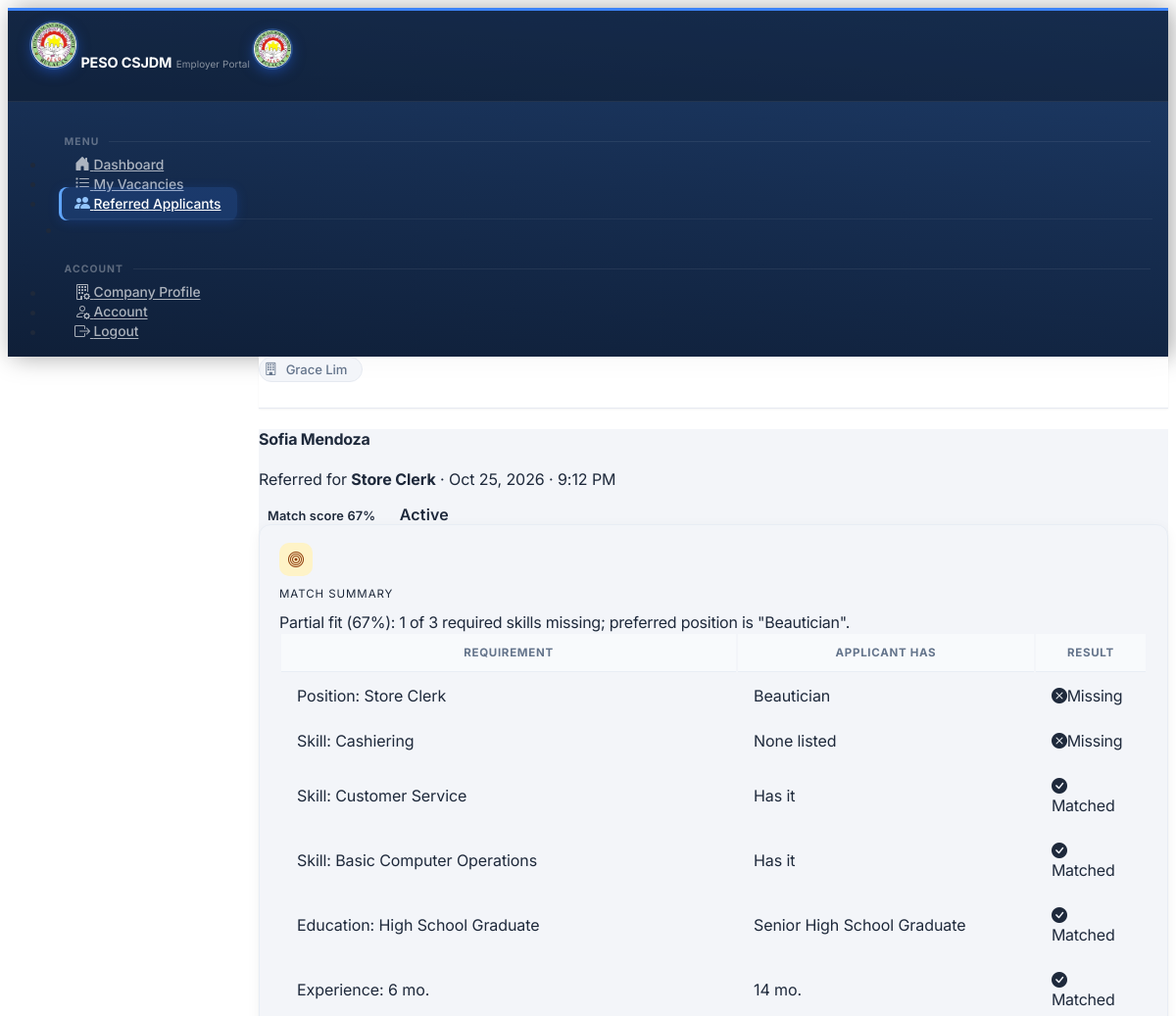
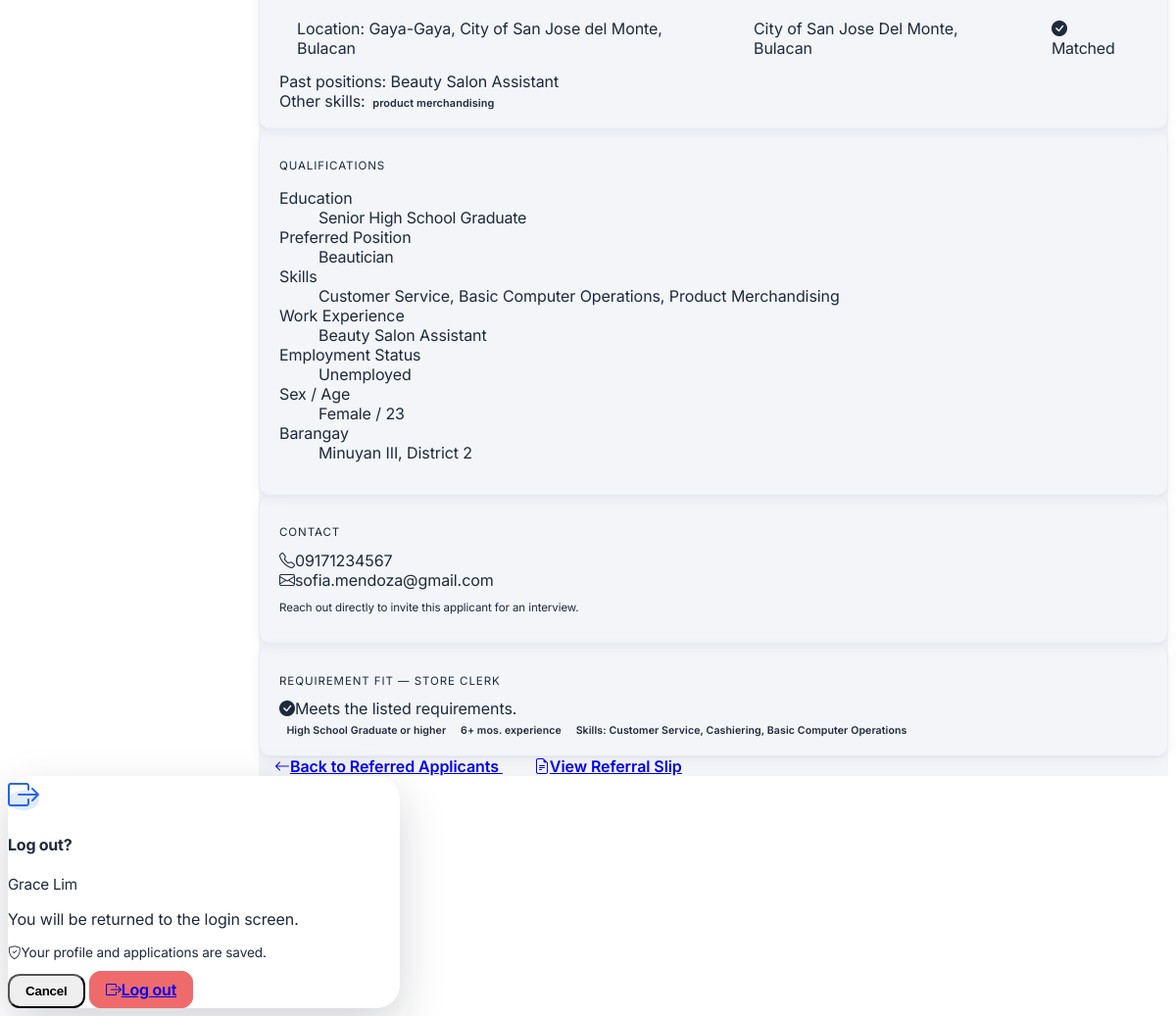
The page /employer/referred/17 (signed in) on the database its author committed (2 pictures, top to bottom).
### tables this page shows
CREATE TABLE "applicants" (
                applicant_id                 INTEGER  PRIMARY KEY AUTOINCREMENT,
                first_name         TEXT     NOT NULL,
                last_name          TEXT     NOT NULL,
                sex                TEXT,
                age                INTEGER,
                barangay           TEXT,
                district           TEXT,
                employment_status  TEXT     DEFAULT 'Unemployed',
                is_pwd             INTEGER  DEFAULT 0,
                educ_level         TEXT     NOT NULL,
                preferred_position TEXT     NOT NULL,
                skills             TEXT     NOT NULL,
                work_experience    TEXT,
                user_id            INTEGER  REFERENCES users(user_id),
                created_at         DATETIME DEFAULT CURRENT_TIMESTAMP,
                is_archived        INTEGER  DEFAULT 0
            , birthdate DATE, contact_number TEXT, middle_name TEXT, suffix TEXT, civil_status TEXT, address_line TEXT, city TEXT, province TEXT, height_cm TEXT, religion TEXT, tin TEXT, landline TEXT, disability TEXT, is_4ps INTEGER DEFAULT 0, household_id TEXT, is_wodp INTEGER DEFAULT 0, is_dswd_foodstamp INTEGER DEFAULT 0, is_caregiver INTEGER DEFAULT 0, is_ofw INTEGER DEFAULT 0, ofw_country TEXT, is_former_ofw INTEGER DEFAULT 0, former_ofw_country TEXT, ofw_return_date TEXT, employed_type TEXT, unemployed_reason TEXT, job_search_months INTEGER, pref_work_local TEXT, pref_work_overseas TEXT, languages TEXT, education TEXT, trainings TEXT, eligibilities TEXT, work_history TEXT, other_skills TEXT, certified INTEGER DEFAULT 0, certified_at DATETIME, photo TEXT);

CREATE TABLE job_vacancies (
            vacancy_id                   INTEGER  PRIMARY KEY AUTOINCREMENT,
            employer_name        TEXT     NOT NULL,
            job_title            TEXT     NOT NULL,
            occupational_category TEXT    NOT NULL,
            is_local             INTEGER  DEFAULT 1,
            is_active            INTEGER  DEFAULT 1,
            created_at           DATETIME DEFAULT CURRENT_TIMESTAMP
        , employer_id INTEGER REFERENCES users(user_id), application_deadline DATE, req_gender TEXT DEFAULT 'Any', req_age_min INTEGER, req_age_max INTEGER, req_education TEXT, req_documents TEXT, req_experience_months INTEGER, salary_min INTEGER, salary_max INTEGER, salary_period TEXT, job_location TEXT, req_skills TEXT, requirements_deadline DATE, interview_date DATE, interview_time TEXT, interview_date_end DATE, interview_time_end TEXT, location_type TEXT, venue_address TEXT, max_applicants INTEGER);

CREATE TABLE referrals (
            referral_id           INTEGER  PRIMARY KEY AUTOINCREMENT,
            applicant_id INTEGER  NOT NULL,
            vacancy_id   INTEGER  NOT NULL,
            referred_by  INTEGER  NOT NULL,
            referred_at  DATETIME DEFAULT CURRENT_TIMESTAMP,
            status       TEXT     DEFAULT 'referred',
            notes        TEXT, suitability_score REAL, reject_reason TEXT,
            FOREIGN KEY (applicant_id) REFERENCES applicants(applicant_id),
            FOREIGN KEY (vacancy_id)   REFERENCES job_vacancies(vacancy_id),
            FOREIGN KEY (referred_by)  REFERENCES users(user_id)
        );

CREATE TABLE "users" (
                user_id            INTEGER PRIMARY KEY AUTOINCREMENT,
                full_name     TEXT    NOT NULL,
                email         TEXT    UNIQUE NOT NULL,
                password_hash TEXT    NOT NULL,
                role          TEXT    DEFAULT 'admin',
                is_active     INTEGER DEFAULT 1,
                created_at    DATETIME DEFAULT CURRENT_TIMESTAMP
            );

### app.py (the view)
@app.route('/employer/referred/<int:rid>')
@employer_required
def employer_referred_detail(rid):
    emp = _get_my_employer()
    if not emp or not emp['is_approved']:
        return redirect(url_for('employer_profile'))
    db = get_db()
    r = db.execute('''
        SELECT r.referral_id, r.suitability_score AS score,
               r.status AS ref_status, r.referred_at AS ref_at, r.reject_reason,
               a.first_name, a.last_name, a.sex, a.age, a.barangay, a.district,
               a.employment_status, a.is_pwd, a.educ_level, a.preferred_position,
               a.skills, a.work_experience, a.work_history, a.contact_number,
               jv.job_title, jv.occupational_category,
               jv.req_gender, jv.req_age_min, jv.req_age_max, jv.req_education,
               jv.req_experience_months, jv.req_skills,
               u.email AS applicant_email
        FROM referrals r
        JOIN applicants a     ON r.applicant_id = a.applicant_id
        JOIN job_vacancies jv ON r.vacancy_id   = jv.vacancy_id
        LEFT JOIN users u     ON a.user_id       = u.user_id
        WHERE r.referral_id=? AND jv.employer_id=?
    ''', (rid, session['user_id'])).fetchone()
    if not r:
        flash('Referred applicant not found.', 'danger')
        return redirect(url_for('employer_referred'))
    ids = db.execute('SELECT applicant_id, vacancy_id FROM referrals WHERE referral_id=?', (rid,)).fetchone()
    ap_full = db.execute('SELECT * FROM applicants WHERE applicant_id=?', (ids['applicant_id'],)).fetchone()
    vac_full = db.execute('SELECT * FROM job_vacancies WHERE vacancy_id=?', (ids['vacancy_id'],)).fetchone()
    cmp_rows, cmp_summary, extra_skills, past_positions = employer_comparison(vac_full, ap_full, r['score'])
    return render_template('employer/referred_detail.html', r=r,
                           chips=req_summary(r), warnings=req_warnings(r, r, viewer='employer'),
                           fit_key=fit_tier(r['score'])[0], cmp_rows=cmp_rows, cmp_summary=cmp_summary,
                           extra_skills=extra_skills, past_positions=past_positions)

### templates/employer/referred_detail.html (shortened to what this page needs)
{% extends 'base_employer.html' %}
{% block content %}
<div class="d-flex align-items-center justify-content-between flex-wrap gap-2 mb-4">
  <div>
    <h4 class="fw-bold mb-0">{{ r.first_name }} {{ r.last_name }}</h4>
    <p class="text-muted small mb-0">Referred for <strong>{{ r.job_title }}</strong> · {{ r.ref_at|friendly_dt }}</p>
  </div>
  <div class="d-flex align-items-center gap-2">
    {% if r.score is not none %}
    <span class="badge bg-primary-subtle text-primary-emphasis" style="font-size:.8rem;">Match score {{ '%.0f'|format(r.score * 100) }}%</span>
    {% endif %}
    {% if r.ref_status == 'cancelled' %}
    <span class="badge bg-danger-subtle text-danger-emphasis">Withdrawn</span>
    {% elif r.ref_status == 'rejected' %}
    <span class="badge bg-danger-subtle text-danger-emphasis">Not selected{% if r.reject_reason %}: {{ r.reject_reason }}{% endif %}</span>
    {% else %}
    <span class="badge bg-success-subtle text-success-emphasis">Active</span>
    {% endif %}
  </div>
</div>
<div class="card shadow-sm border-0 mb-3 cmp-card" style="border-radius:12px;">
  <div class="card-body p-4">
    <div class="d-flex align-items-start gap-2 mb-3">
      <span class="cmp-pill cmp-{{ fit_key }}"><i class="bi bi-bullseye"></i></span>
      <div>
        <p class="fw-semibold text-muted mb-1" style="font-size:.72rem;letter-spacing:.08em;text-transform:uppercase;">Match summary</p>
        <div class="fw-semibold">{{ cmp_summary }}</div>
      </div>
    </div>
    <div class="table-responsive">
    <table class="table table-sm align-middle mb-0 small">
      <thead><tr class="text-muted"><th>Requirement</th><th>Applicant has</th><th class="text-end">Result</th></tr></thead>
      <tbody>
      {% for req, has, state in cmp_rows %}
      <tr>
        <td>{{ req }}</td>
        <td class="text-muted">{{ has }}</td>
        <td class="text-end">
          {% if state == 'ok' %}<span class="text-success fw-semibold"><i class="bi bi-check-circle-fill me-1"></i>Matched</span>
          {% elif state == 'partial' %}<span class="text-warning-emphasis fw-semibold"><i class="bi bi-dash-circle-fill me-1"></i>Partial</span>
          {% else %}<span class="text-danger fw-semibold"><i class="bi bi-x-circle-fill me-1"></i>Missing</span>{% endif %}
        </td>
      </tr>
      {% endfor %}
      </tbody>
    </table>
    </div>
    {% if past_positions or extra_skills %}
    <div class="mt-3 pt-3 border-top small">
      {% if past_positions %}<div class="mb-2"><span class="text-muted">Past positions:</span> {{ past_positions|join(', ') }}</div>{% endif %}
      {% if extra_skills %}<div><span class="text-muted me-1">Other skills:</span>{% for sk in extra_skills %}<span class="badge bg-secondary-subtle text-secondary-emphasis fw-normal me-1" style="font-size:.68rem;">{{ sk }}</span>{% endfor %}</div>{% endif %}
    </div>
    {% endif %}
  </div>
</div>
<div class="row g-3">
  <div class="col-lg-7">
    <div class="card shadow-sm border-0 h-100" style="border-radius:12px;">
      <div class="card-body p-4">
        <p class="fw-semibold text-muted mb-3" style="font-size:.72rem;letter-spacing:.08em;text-transform:uppercase;">Qualifications</p>
        <dl class="row mb-0 small">
          <dt class="col-sm-4 text-muted">Education</dt><dd class="col-sm-8 fw-semibold">{{ r.educ_level or '—' }}</dd>
          <dt class="col-sm-4 text-muted">Preferred Position</dt><dd class="col-sm-8 fw-semibold">{{ r.preferred_position or '—' }}</dd>
          <dt class="col-sm-4 text-muted">Skills</dt><dd class="col-sm-8">{{ r.skills or '—' }}</dd>
          <dt class="col-sm-4 text-muted">Work Experience</dt><dd class="col-sm-8">{{ r.work_experience or '—' }}</dd>
          <dt class="col-sm-4 text-muted">Employment Status</dt><dd class="col-sm-8">{{ r.employment_status or '—' }}</dd>
          <dt class="col-sm-4 text-muted">Sex / Age</dt><dd class="col-sm-8">{{ r.sex or '—' }}{% if r.age %} / {{ r.age }}{% endif %}</dd>
          <dt class="col-sm-4 text-muted">Barangay</dt><dd class="col-sm-8">{{ r.barangay or '—' }}{% if r.district %}, {{ r.district }}{% endif %}</dd>
        </dl>
      </div>
    </div>
  </div>
  <div class="col-lg-5">
    <div class="card shadow-sm border-0 mb-3" style="border-radius:12px;">
      <div class="card-body p-4">
        <p class="fw-semibold text-muted mb-3" style="font-size:.72rem;letter-spacing:.08em;text-transform:uppercase;">Contact</p>
        <div class="small mb-1"><i class="bi bi-telephone me-2 text-muted"></i>{{ r.contact_number or 'Not provided' }}</div>
        <div class="small"><i class="bi bi-envelope me-2 text-muted"></i>{{ r.applicant_email or 'Not provided' }}</div>
        <p class="text-muted mt-3 mb-0" style="font-size:.72rem;">Reach out directly to invite this applicant for an interview.</p>
      </div>
    </div>
    <div class="card shadow-sm border-0" style="border-radius:12px;">
      <div class="card-body p-4">
        <p class="fw-semibold text-muted mb-3" style="font-size:.72rem;letter-spacing:.08em;text-transform:uppercase;">Requirement Fit — {{ r.job_title }}</p>
        {% if warnings %}
        <div class="small text-warning-emphasis">
          {% for w in warnings %}
          <div class="mb-1"><i class="bi bi-exclamation-triangle-fill me-1"></i>{{ w }}</div>
          {% endfor %}
        </div>
        {% else %}
        <div class="small text-success"><i class="bi bi-check-circle-fill me-1"></i>Meets the listed requirements.</div>
        {% endif %}
        {% if chips %}
        <div class="mt-2">
          {% for c in chips %}<span class="badge bg-secondary-subtle text-secondary-emphasis me-1 fw-normal" style="font-size:.66rem;">{{ c }}</span>{% endfor %}
        </div>
        {% endif %}
      </div>
    </div>
  </div>
</div>
<div class="d-flex gap-2 mt-3">
  <a href="{{ url_for('employer_referred') }}" class="btn btn-outline-secondary btn-sm">
    <i class="bi bi-arrow-left me-1"></i>Back to Referred Applicants
  </a>
  <a href="{{ url_for('referral_slip', rid=r.referral_id) }}" class="btn btn-outline-primary btn-sm">
    <i class="bi bi-file-earmark-text me-1"></i>View Referral Slip
  </a>
</div>
{% endblock %}

### rows shown on the page
applicants: first_name "Sofia", last_name "Mendoza", req "Position: Store Clerk", preferred_position "Beautician", shows "Missing", req "Education: High School Graduate", educ_level "Senior High School Graduate", req "Location: Gaya-Gaya, City of San Jose del Monte, Bulacan", pref_work_local "City of San Jose Del Monte, Bulacan", work_experience "Beauty Salon Assistant", skills "Customer Service, Basic Computer Operations, Product Merchandising", employment_status "Unemployed", sex "Female", age "23", barangay "Minuyan III", district "District 2", contact_number "09171234567"
job_vacancies: job_title "Store Clerk", job_title "STORE CLERK"
referrals: ref_at|friendly_dt "Oct 25, 2026 · 9:12 PM", r.score*100 "67"
users: email "sofia.mendoza@gmail.com"

### other values the page prints
{{ session.get('full_name', 'Employer') }} "Grace Lim"
{{ cmp_summary }} "Partial fit (67%): 1 of 3 required skills missing; preferred position is \"Beautician\"."
{{ req }} "Skill: Cashiering" "Skill: Customer Service" "Skill: Basic Computer Operations" "Experience: 6 mo."
{{ has }} "None listed" "Has it" "Has it" "14 mo."
{{ sk }} "product merchandising"
{{ c }} "High School Graduate or higher" "6+ mos. experience" "Skills: Customer Service, Cashiering, Basic Computer Operations"
{{ session.get('full_name') }} "Grace Lim"
